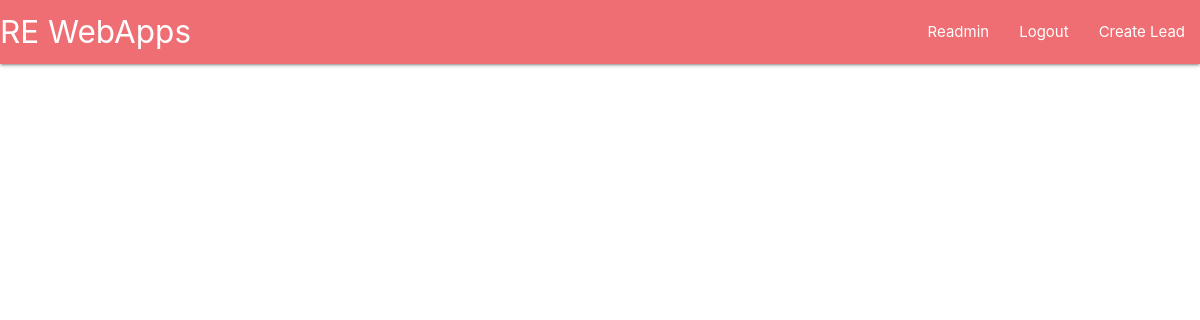
The app's page / (signed in), older data.
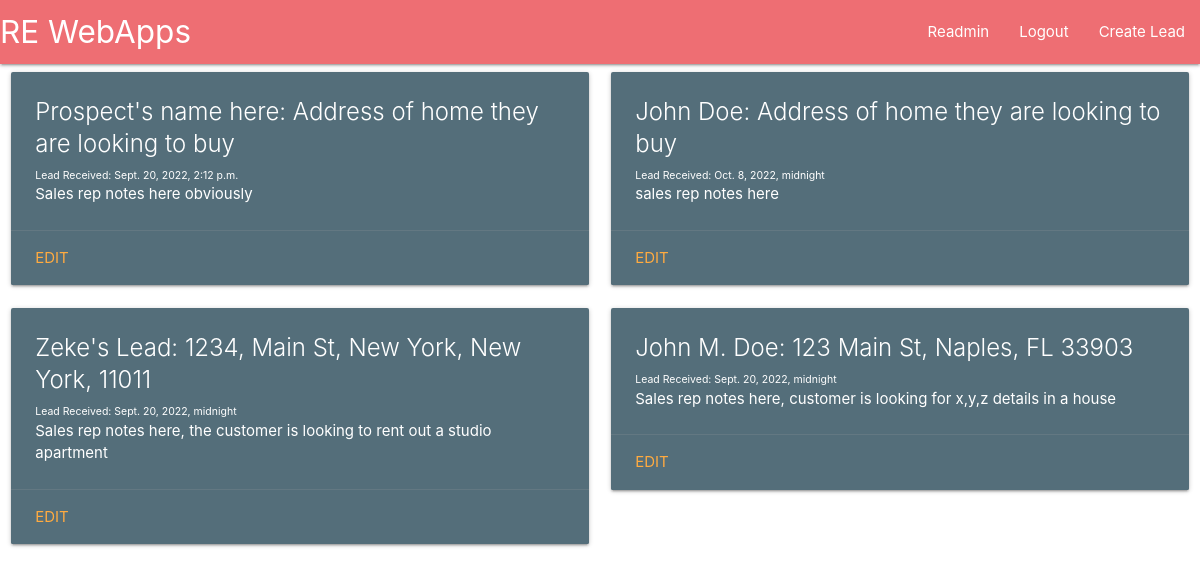
The same page, newer data.
### main/models.py (models this page shows, shortened)
class CreateLead(models.Model):
	contact = models.CharField(max_length=200)
	address = models.CharField(max_length=200)
	notes = models.TextField()
	received = models.DateTimeField('Date Received')
	class Meta:
		verbose_name_plural = "Created Leads"

### main/views.py (the view)
# urls.py: path('', views.leadtrack, name="index"),
def leadtrack(request):
	return render(request = request,
				 template_name = 'main/index.html',
				 context = {"createdleads":CreateLead.objects.all})

### main/templates/main/index.html (shortened to what this page needs)
{% extends 'main/header.html' %}
{% block content %}
{% if user.is_authenticated %}
<div class="row">
{% for l in createdleads %}
    <div class="col s12 m6">
      <div class="card blue-grey darken-1 hoverable">
        <div class="card-content white-text">
          <span class="card-title">{{l.contact}}: {{l.address}}</span>
          <p style="font-size:70%">Lead Received: {{l.received}}</p>
          <p>{{l.notes}}</p>
        </div>
        <div class="card-action">
          <a href="#">Edit</a>
        </div>
      </div>
    </div>
{% endfor %}
{% else %}
<div align="center">
  <h2>Hello</h2>
  <p>If you would like to view active leads, please sign in.</p>
  {% endif %}
</div>
{% endblock %}

### main/templates/main/header.html (shortened to what this page needs)
<!DOCTYPE html>
<html>
<head>
    <link rel="stylesheet" href="https://cdnjs.cloudflare.com/ajax/libs/materialize/1.0.0/css/materialize.min.css">
</head>
<body>
	<nav>
	    <div class="nav-wrapper">
	      <a href="/" class="brand-logo">RE WebApps</a>
	      <ul id="nav-mobile" class="right hide-on-med-and-down">
	      	{% if user.is_authenticated %}
	      	<li><a href="/account">{{user.username|title}}</a></li>
	      	<li><a href="/logout">Logout</a></li>
		    <li><a href="/newlead">Create Lead</a></li>
	      	{% else %}
	        <li><a href="/login">Login</a></li>
	        <li><a href="/register">Register</a></li>
	        {% endif %}
	      </ul>
	    </div>
  	</nav>
  	<div>
		{% block content %}
	  	{% endblock %}
	</div>
</body>
</html>

Row changes from the older to the newer data that the page shows:
added CreateLead: contact "Prospect's name here", address "Address of home they are looking to buy", received "Sept. 20, 2022, 2:12 p.m.", notes "Sales rep notes here obviously"
added CreateLead: contact "John Doe", address "Address of home they are looking to buy", received "Oct. 8, 2022, midnight", notes "sales rep notes here"
added CreateLead: contact "Zeke's Lead", address "1234, Main St, New York, New York, 11011", received "Sept. 20, 2022, midnight", notes "Sales rep notes here, the customer is looking to rent out a studio apartment"
added CreateLead: contact "John M. Doe", address "123 Main St, Naples, FL 33903", received "Sept. 20, 2022, midnight", notes "Sales rep notes here, customer is looking for x,y,z details in a house"
